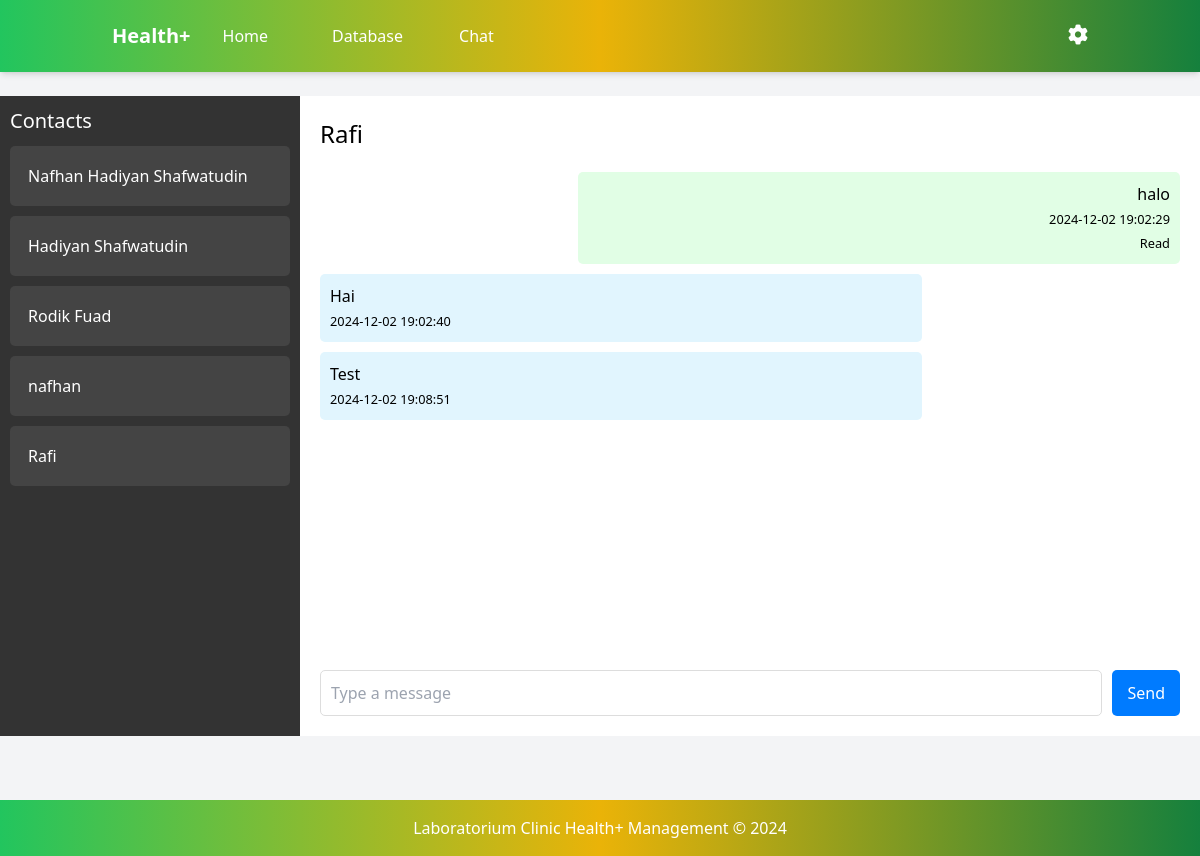
Screenshot of /chat_admin/6 (signed in) with the database file from the repository.
### app/models.py (models this page shows, shortened)
class User(db.Model, UserMixin):
    id = db.Column(db.Integer, primary_key=True)
    username = db.Column(db.String(150), unique=True, nullable=False)
    password = db.Column(db.String(150), nullable=False)

class PersonalData(db.Model):
    id = db.Column(db.Integer, primary_key=True)
    user_id = db.Column(db.Integer, db.ForeignKey('user.id'), unique=True, nullable=False)
    full_name = db.Column(db.String(100), nullable=False)
    nik = db.Column(db.String(20), nullable=False)
    domicile = db.Column(db.String(100), nullable=False)
    phone = db.Column(db.String(15), nullable=False)
    created_at = db.Column(db.DateTime, default=datetime.utcnow)
    user = db.relationship('User', backref=db.backref('personal_data', uselist=False), lazy=True)
    reservations = db.relationship('Reservation', back_populates='patient', lazy=True)

class Chat(db.Model):
    id = db.Column(db.Integer, primary_key=True)
    sender_id = db.Column(db.Integer, db.ForeignKey('user.id'), nullable=False)
    receiver_id = db.Column(db.Integer, db.ForeignKey('user.id'), nullable=False)
    message = db.Column(db.String(500), nullable=False)
    timestamp = db.Column(db.DateTime, default=lambda: datetime.now(timezone.utc))
    is_read = db.Column(db.Boolean, default=False)  # Kolom baru
    sender = db.relationship('User', foreign_keys=[sender_id])
    receiver = db.relationship('User', foreign_keys=[receiver_id])

### app/routes.py (the view, shortened to what this page needs)
@routes.route('/chat_admin', methods=['GET', 'POST'])
@routes.route('/chat_admin/<int:patient_id>', methods=['GET', 'POST'])
def chat_admin(patient_id=None):
    admin_user = User.query.filter_by(username='admin').first()
    if patient_id is None:
        first_patient = User.query.first()
        if first_patient:
            return redirect(url_for('routes.chat_admin', patient_id=first_patient.id))
    selected_patient = User.query.get_or_404(patient_id)
    messages = db.session.query(
        Chat.id,
        Chat.sender_id,
        Chat.receiver_id,
        Chat.message,
        Chat.timestamp,
        Chat.is_read,
        PersonalData.full_name
    ).join(
        PersonalData,
        (Chat.sender_id == PersonalData.user_id) | (Chat.receiver_id == PersonalData.user_id)
    ).filter(
        ((Chat.sender_id == current_user.id) & (Chat.receiver_id == patient_id)) |
        ((Chat.sender_id == patient_id) & (Chat.receiver_id == current_user.id))
    ).all()
    unread_messages = Chat.query.filter_by(receiver_id=current_user.id, sender_id=patient_id, is_read=False).all()
    for msg in unread_messages:
        msg.is_read = True
    db.session.commit()
    users = User.query.filter(User.username != 'admin').all()
    new_messages = len(messages) > 0
    return render_template('chat_admin.html', messages=messages, selected_patient=selected_patient, users=users, admin_user=admin_user, new_messages=new_messages)

### templates/chat_admin.html (shortened to what this page needs)
{% extends 'base_admin.html' %}
{% block content %}
<div class="chat-container">
    <header class="bg-gradient-to-r from-green-500 via-yellow-500 to-green-700 text-white  shadow-md py-4 fixed w-full top-0 z-10">
        <div class="container mx-auto flex justify-between items-center px-6 space-x-8">
            <div class="flex items-center space-x-8">
                <a href="{{ url_for('routes.home_admin') }}" class="font-bold text-xl whitespace-nowrap">Health+</a>
                <nav class="flex space-x-6 items-center">
                    <a href="{{ url_for('routes.home_admin') }}" class="hover:underline">Home</a>
                        <a href="{{ url_for('routes.database') }}" class="block px-4 py-2 hover:bg-blue-100 hover:underline">Database</a>
                    <a href="{{ url_for('routes.chat_admin') }}" class="block px-4 py-2 hover:bg-blue-100 hover:underline">Chat</a>
                </nav>
            </div>
            <div class="relative">
                <button id="settingsButton" class="focus:outline-none">
                  <i id="settingsIcon" class="fa fa-cog text-xl cursor-pointer"></i>
                </button>
              </div>
        </div>
    </header>
    <div class="sidebar">
        <h3 class="sidebar-title">Contacts</h3>
        <ul class="contact-list">
            {% for user in users %}
                <li class="contact-item" style="margin-bottom: 10px;">
                    <a href="{{ url_for('routes.chat_admin', patient_id=user.id) }}">
                        <div class="chat-header-box" style=" color: white; padding: 8px; margin: bottom 10px;; ">
                            <h4>{{ user.personal_data.full_name }}</h4>
                        </div>
                    </a>
                </li>
            {% endfor %}
        </ul>
    </div>
    <div class="chat-area">
        <div class="chat-header">
            <h3>{{ selected_patient.personal_data.full_name }}</h3>
        </div>
        <div class="chat-messages" id="chat-messages">
            {% for message in messages %}
                <div class="message-chat {{ 'sent-admin' if message.sender_id == admin_user.id else 'received' }}">
                    <p>{{ message.message }}</p>
                    <small>
                        <span>{{ message.timestamp.strftime('%Y-%m-%d %H:%M:%S') }}</span><br>
                        {% if message.sender_id == admin_user.id and message.is_read %}
                            <span>Read</span>
                        {% endif %}
                    </small>
                </div>
            {% endfor %}
        </div>
        <form action="{{ url_for('routes.chat_admin', patient_id=selected_patient.id) }}" method="POST" class="chat-input">
            <input type="text" name="message" placeholder="Type a message" required>
            <button type="submit" id="chat-form">Send</button>
        </form>
    </div>
</div>
{% endblock %}

### rows the page displays
User: personal_data.full_name "Nafhan Hadiyan Shafwatudin"
User: personal_data.full_name "Hadiyan Shafwatudin"
User: personal_data.full_name "Rodik Fuad"
User: personal_data.full_name "nafhan"
User: personal_data.full_name "Rafi"
PersonalData: personal_data.full_name "Rafi"
Chat: message "halo", timestamp "2024-12-02 19:02:29", shows "Read"
Chat: message "Hai", timestamp "2024-12-02 19:02:40"
Chat: message "Test", timestamp "2024-12-02 19:08:51"
